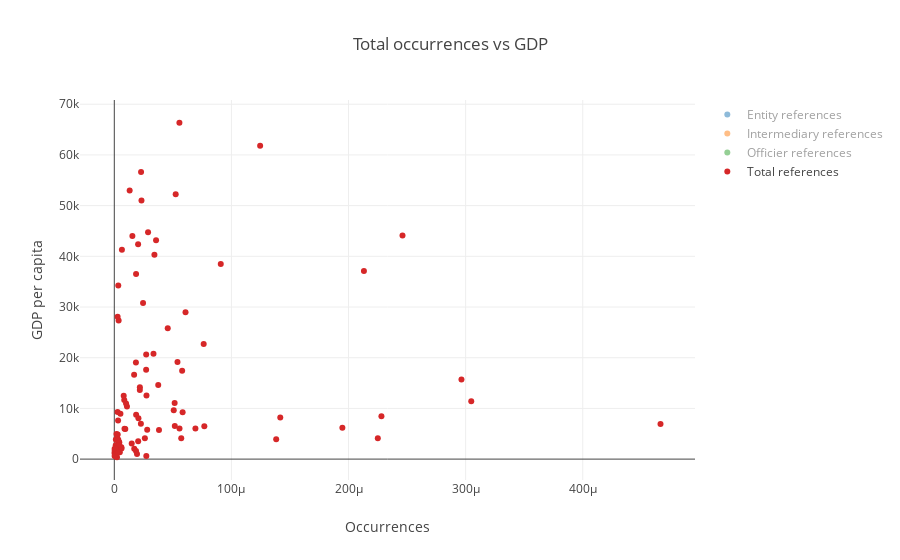

Notebook source saved alongside this figure:
### Markdown cell above
We'll now plot the same plot without the outliers.

### Code cell
data = list(map(lambda d: remove_outliers(d, 'Value', 'counts_normalized'), gdp_data))
plot_all_entity(data, 'counts_normalized', 'Value', nodes_types_desc, 3, 'Total occurrences vs GDP', 'Occurrences', 'GDP per capita', 'scatter_gdp_count_outlier.html')

### Figure 1 — Plotly figure (JSON) as saved in the notebook; plotly's stock layout.template omitted (floating-point values rounded to 4 significant figures; data arrays with more than 128 entries replaced by an {"elided": "..."} marker saying what was removed)
{"data": [{"mode": "markers", "name": "Entity references", "text": ["Angola", "Albania", "Argentina", "Australia", "Austria", "Azerbaijan", "Belgium", "Bangladesh", "Bulgaria", "Bahrain", "Belarus", "Bolivia", "Brazil", "Barbados", "Brunei", "Botswana", "Central African Republic", "Canada", "Chile", "China", "Côte d'Ivoire", "Cameroon", "Colombia", "Cuba", "Czech Republic", "Germany", "Djibouti", "Denmark", "Dominican Republic", "Ecuador", "Egypt", "Spain", "Finland", "France", "United Kingdom", "Georgia", "Ghana", "Greece", "Guatemala", "Honduras", "Croatia", "Haiti", "Hungary", "Indonesia", "India", "Ireland", "Iran", "Iceland", "Israel", "Italy", "Jamaica", "Japan", "Kazakhstan", "Kenya", "South Korea", "Kuwait", "Lebanon", "Liberia", "Libya", "Saint Lucia", "Sri Lanka", "Lesotho", "Lithuania", "Morocco", "Moldova", "Mexico", "Macedonia", "Mali", "Montenegro", "Mozambique", "Malawi", "Malaysia", "Namibia", "Nigeria", "Nicaragua", "Netherlands", "Nauru", "New Zealand", "Oman", "Pakistan", "Peru", "Philippines", "Poland", "Puerto Rico", "Portugal", "Paraguay", "Romania", "Russia", "Saudi Arabia", "Sudan", "Senegal", "El Salvador", "Slovakia", "Slovenia", "Sweden", "Sint Maarten (Dutch part)", "Syria", "Chad", "Thailand", "Trinidad and Tobago", "Tunisia", "Turkey", "Tanzania", "Tanzania", "Uganda", "Ukraine", "United States", "Uzbekistan", "Saint Vincent and the Grenadines", "Venezuela", "Viet Nam", "Vanuatu", "Yemen", "South Africa", "Zambia", "Zimbabwe"], "type": "scatter", "uid": "7d1edda6-cb30-4887-b283-2e74386e5979", "visible": "legendonly", "x": [3.715e-07, 6.923e-07, 6.282e-06, 3.999e-06, 2.808e-06, 8.39e-07, 5.264e-06, 1.255e-08, 6.921e-06, 9.728e-06, 1.689e-06, 8.994e-06, 6.851e-06, 0.00012, 2.429e-06, 2.767e-06, 2.215e-07, 9.765e-06, 7.948e-06, 2.355e-06, 9.32e-07, 4.496e-08, 3.879e-05, 9.616e-07, 3.23e-06, 2.136e-06, 1.096e-06, 2.481e-06, 4.67e-05, 0.0001165, 4.139e-07, 2.509e-05, 1.19e-05, 4.298e-06, 0.0001489, 2.683e-07, 1.113e-07, 2.038e-05, 7.743e-05, 2.724e-06, 7.078e-07, 7.567e-07, 9.122e-06, 1.097e-07, 1.623e-08, 6.913e-05, 5.101e-08, 4.582e-05, 8.07e-05, 5.692e-06, 1.398e-06, 1.886e-07, 2.314e-07, 5.432e-07, 1.576e-07, 1.586e-05, 8.673e-05, 2.278e-07, 3.224e-07, 2.267e-05, 1.444e-07, 4.66e-07, 1.125e-05, 1.195e-06, 5.624e-07, 5.233e-07, 9.627e-07, 4.716e-07, 2.091e-05, 1.102e-07, 5.859e-08, 1.191e-06, 8.435e-07, 1.19e-07, 1.995e-06, 1.05e-05, 8.437e-05, 1.619e-05, 5.049e-07, 1.617e-08, 1.679e-06, 3.996e-07, 4.157e-06, 2.829e-07, 2.336e-05, 1.938e-05, 3.516e-07, 2.918e-05, 3.444e-06, 2.65e-08, 2.062e-07, 3.725e-05, 1.845e-07, 1.018e-05, 5.672e-06, 2.654e-05, 2.083e-07, 8.106e-07, 1.408e-05, 4.43e-06, 3.589e-07, 1.311e-06, 5.743e-08, 5.743e-08, 2.575e-08, 6.052e-06, 9.623e-06, 1.626e-07, 5.487e-05, 2.437e-05, 7.564e-08, 1.545e-05, 3.81e-08, 1.98e-06, 1.28e-07, 5.191e-07], "y": [4133.0, 3877.0, 14600.0, 52240.0, 44020.0, 5519.0, 40330.0, 1206.0, 6994.0, 22690.0, 5952.0, 3077.0, 8757.0, 15700.0, 30970.0, 6521.0, 359.1, 43190.0, 13650.0, 8036.0, 1421.0, 1354.0, 6045.0, 7609.0, 17620.0, 41310.0, 1873.0, 52960.0, 6468.0, 6205.0, 3388.0, 25820.0, 42400.0, 36500.0, 44120.0, 3541.0, 1354.0, 17430.0, 3924.0, 2326.0, 11670.0, 780.0, 12560.0, 3336.0, 1629.0, 61830.0, 4958.0, 51240.0, 37090.0, 30790.0, 4940.0, 34220.0, 10390.0, 1350.0, 27330.0, 28980.0, 8452.0, 593.1, 5993.0, 8184.0, 3892.0, 1074.0, 14160.0, 2907.0, 1602.0, 9291.0, 4840.0, 746.4, 6400.0, 528.3, 365.9, 9644.0, 4770.0, 2730.0, 2096.0, 44750.0, 7955.0, 38490.0, 16630.0, 1413.0, 6030.0, 2878.0, 12470.0, 28080.0, 19140.0, 4109.0, 8931.0, 9218.0, 20650.0, 2058.0, 913.2, 4127.0, 16090.0, 20760.0, 51000.0, 27520.0, 1515.0, 834.8, 5815.0, 19060.0, 3815.0, 10980.0, 870.4, 794.7, 627.9, 2038.0, 56640.0, 2176.0, 6912.0, 11050.0, 2065.0, 2899.0, 999.4, 5741.0, 1319.0, 1019.0]}, {"mode": "markers", "name": "Intermediary references", "text": ["Angola", "United Arab Emirates", "Argentina", "Australia", "Austria", "Belgium", "Bangladesh", "Bulgaria", "Bahrain", "Belarus", "Bolivia", "Brazil", "Botswana", "Canada", "Chile", "China", "Côte d'Ivoire", "Colombia", "Cuba", "Curaçao", "Czech Republic", "Germany", "Djibouti", "Denmark", "Dominican Republic", "Ecuador", "Egypt", "Spain", "Estonia", "Finland", "France", "United Kingdom", "Georgia", "Ghana", "Greece", "Honduras", "Croatia", "Hungary", "Indonesia", "India", "Ireland", "Iran", "Iceland", "Israel", "Italy", "Jordan", "Japan", "Kazakhstan", "Kenya", "South Korea", "Kuwait", "Lebanon", "Liberia", "Libya", "Saint Lucia", "Sri Lanka", "Lesotho", "Lithuania", "Latvia", "Morocco", "Moldova", "Mexico", "Macedonia", "Mozambique", "Malawi", "Malaysia", "Nigeria", "Nicaragua", "Netherlands", "New Zealand", "Oman", "Pakistan", "Peru", "Philippines", "Poland", "Puerto Rico", "Portugal", "Paraguay", "Qatar", "Romania", "Russia", "Saudi Arabia", "Sudan", "Singapore", "El Salvador", "Slovenia", "Sweden", "Syria", "Thailand", "Trinidad and Tobago", "Tunisia", "Turkey", "Tanzania", "Tanzania", "Uganda", "Ukraine", "United States", "Saint Vincent and the Grenadines", "Venezuela", "Viet Nam", "Vanuatu", "South Africa", "Zambia", "Zimbabwe"], "type": "scatter", "uid": "4066b931-9e4d-4332-bfbe-4af06fccd1c1", "visible": "legendonly", "x": [3.715e-08, 1.466e-05, 2.071e-06, 1.659e-06, 1.872e-06, 3.122e-06, 6.273e-09, 9.69e-07, 8.231e-06, 2.111e-07, 1.799e-06, 1.954e-06, 9.223e-07, 2.702e-06, 3.69e-06, 1.854e-07, 4.438e-08, 4.75e-06, 6.119e-07, 1.283e-05, 9.501e-07, 8.273e-07, 1.096e-06, 1.595e-06, 5.766e-06, 2.031e-05, 2.069e-07, 4.174e-06, 6.846e-06, 2.197e-06, 1.478e-06, 2.116e-05, 2.683e-07, 7.418e-08, 6.243e-06, 1.135e-06, 7.078e-07, 1.115e-06, 5.487e-08, 3.864e-09, 7.729e-06, 1.275e-08, 2.138e-05, 1.607e-05, 8.061e-07, 1.476e-06, 1.021e-07, 5.784e-08, 2.607e-07, 9.853e-08, 3.966e-06, 7.496e-06, 2.278e-07, 1.612e-07, 1.7e-05, 1.444e-07, 4.66e-07, 6.82e-07, 5.517e-06, 5.828e-08, 2.812e-07, 2.576e-07, 9.627e-07, 1.102e-07, 5.859e-08, 4.962e-07, 4.534e-08, 1.663e-06, 2.905e-06, 4.213e-06, 2.525e-07, 1.617e-08, 7.103e-07, 1.498e-07, 3.157e-07, 2.829e-07, 3.077e-06, 1.374e-06, 2.948e-06, 2.009e-07, 5.076e-07, 1.105e-06, 2.65e-08, 1.042e-05, 4.776e-06, 1.94e-06, 2.269e-06, 2.083e-07, 2.689e-06, 2.215e-06, 2.692e-07, 2.337e-07, 3.829e-08, 3.829e-08, 2.575e-08, 2.872e-07, 1.893e-06, 9.144e-06, 5.856e-06, 6.483e-08, 7.726e-06, 1.027e-06, 1.28e-07, 3.244e-07], "y": [4133.0, 39120.0, 14600.0, 52240.0, 44020.0, 40330.0, 1206.0, 6994.0, 22690.0, 5952.0, 3077.0, 8757.0, 6521.0, 43190.0, 13650.0, 8036.0, 1421.0, 6045.0, 7609.0, 19950.0, 17620.0, 41310.0, 1873.0, 52960.0, 6468.0, 6205.0, 3388.0, 25820.0, 17160.0, 42400.0, 36500.0, 44120.0, 3541.0, 1354.0, 17430.0, 2326.0, 11670.0, 12560.0, 3336.0, 1629.0, 61830.0, 4958.0, 51240.0, 37090.0, 30790.0, 4096.0, 34220.0, 10390.0, 1350.0, 27330.0, 28980.0, 8452.0, 593.1, 5993.0, 8184.0, 3892.0, 1074.0, 14160.0, 13550.0, 2907.0, 1602.0, 9291.0, 4840.0, 528.3, 365.9, 9644.0, 2730.0, 2096.0, 44750.0, 38490.0, 16630.0, 1413.0, 6030.0, 2878.0, 12470.0, 28080.0, 19140.0, 4109.0, 66350.0, 8931.0, 9218.0, 20650.0, 2058.0, 53630.0, 4127.0, 20760.0, 51000.0, 1515.0, 5815.0, 19060.0, 3815.0, 10980.0, 870.4, 794.7, 627.9, 2038.0, 56640.0, 6912.0, 11050.0, 2065.0, 2899.0, 5741.0, 1319.0, 1019.0]}, {"mode": "markers", "name": "Officier references", "text": {"elided": "146 str values"}, "type": "scatter", "uid": "a5e3947f-f91e-4d5f-a042-6c8ee6a6218e", "visible": "legendonly", "x": {"elided": "146 float values"}, "y": {"elided": "146 float values"}}, {"mode": "markers", "name": "Total references", "text": ["Angola", "Argentina", "Australia", "Austria", "Belgium", "Bangladesh", "Bulgaria", "Bahrain", "Belarus", "Bolivia", "Brazil", "Barbados", "Botswana", "Canada", "Chile", "China", "Côte d'Ivoire", "Colombia", "Costa Rica", "Cuba", "Czech Republic", "Germany", "Djibouti", "Denmark", "Dominican Republic", "Ecuador", "Egypt", "Spain", "Finland", "France", "United Kingdom", "Georgia", "Ghana", "Greece", "Guatemala", "Honduras", "Croatia", "Hungary", "Indonesia", "India", "Ireland", "Iran", "Israel", "Italy", "Jordan", "Japan", "Kazakhstan", "Kenya", "South Korea", "Kuwait", "Lebanon", "Liberia", "Libya", "Saint Lucia", "Sri Lanka", "Lithuania", "Morocco", "Moldova", "Mexico", "Macedonia", "Mozambique", "Malawi", "Malaysia", "Nigeria", "Nicaragua", "Netherlands", "New Zealand", "Oman", "Pakistan", "Peru", "Philippines", "Poland", "Puerto Rico", "Portugal", "Paraguay", "Qatar", "Romania", "Russia", "Saudi Arabia", "Sudan", "El Salvador", "Slovenia", "Sweden", "Syria", "Thailand", "Trinidad and Tobago", "Tunisia", "Turkey", "Tanzania", "Tanzania", "Uganda", "Ukraine", "United States", "Saint Vincent and the Grenadines", "Venezuela", "Viet Nam", "South Africa", "Zambia", "Zimbabwe"], "type": "scatter", "uid": "e983ddc2-7097-44a2-b34e-ecff4247be2c", "visible": true, "x": [2.526e-06, 3.75e-05, 5.242e-05, 1.545e-05, 3.426e-05, 1.694e-07, 2.27e-05, 7.632e-05, 9.394e-06, 1.486e-05, 1.864e-05, 0.0002964, 5.165e-05, 3.565e-05, 2.18e-05, 2.06e-05, 2.352e-06, 6.926e-05, 0.0003048, 3.234e-06, 2.717e-05, 6.495e-06, 4.385e-06, 1.311e-05, 7.688e-05, 0.0001947, 3.79e-06, 4.563e-05, 2.032e-05, 1.858e-05, 0.0002461, 2.039e-05, 1.446e-06, 5.793e-05, 0.0001382, 6.016e-06, 8.494e-06, 2.747e-05, 4.233e-06, 3.339e-07, 0.0001245, 1.875e-06, 0.0002131, 2.454e-05, 0.000225, 3.386e-06, 1.082e-05, 4.715e-06, 3.705e-06, 6.081e-05, 0.0002281, 2.733e-05, 8.704e-06, 0.0001417, 1.348e-06, 2.183e-05, 3.118e-06, 1.856e-05, 2.761e-06, 2.888e-06, 1.249e-06, 2.285e-06, 5.075e-05, 1.23e-06, 6.152e-06, 2.882e-05, 9.092e-05, 1.692e-05, 1.218e-06, 5.566e-05, 4.236e-06, 8.024e-06, 2.829e-06, 5.394e-05, 2.61e-05, 5.559e-05, 5.224e-06, 5.833e-05, 2.723e-05, 2.915e-07, 5.715e-05, 3.346e-05, 2.321e-05, 3.385e-06, 2.808e-05, 1.846e-05, 3.41e-06, 1.005e-05, 9.764e-07, 9.764e-07, 2.575e-07, 1.703e-05, 2.285e-05, 0.0004664, 5.153e-05, 1.21e-06, 3.816e-05, 3.265e-06, 1.94e-05], "y": [4133.0, 14600.0, 52240.0, 44020.0, 40330.0, 1206.0, 6994.0, 22690.0, 5952.0, 3077.0, 8757.0, 15700.0, 6521.0, 43190.0, 13650.0, 8036.0, 1421.0, 6045.0, 11410.0, 7609.0, 17620.0, 41310.0, 1873.0, 52960.0, 6468.0, 6205.0, 3388.0, 25820.0, 42400.0, 36500.0, 44120.0, 3541.0, 1354.0, 17430.0, 3924.0, 2326.0, 11670.0, 12560.0, 3336.0, 1629.0, 61830.0, 4958.0, 37090.0, 30790.0, 4096.0, 34220.0, 10390.0, 1350.0, 27330.0, 28980.0, 8452.0, 593.1, 5993.0, 8184.0, 3892.0, 14160.0, 2907.0, 1602.0, 9291.0, 4840.0, 528.3, 365.9, 9644.0, 2730.0, 2096.0, 44750.0, 38490.0, 16630.0, 1413.0, 6030.0, 2878.0, 12470.0, 28080.0, 19140.0, 4109.0, 66350.0, 8931.0, 9218.0, 20650.0, 2058.0, 4127.0, 20760.0, 51000.0, 1515.0, 5815.0, 19060.0, 3815.0, 10980.0, 870.4, 794.7, 627.9, 2038.0, 56640.0, 6912.0, 11050.0, 2065.0, 5741.0, 1319.0, 1019.0]}], "layout": {"hovermode": "closest", "title": "Total occurrences vs GDP", "xaxis": {"title": "Occurrences"}, "yaxis": {"title": "GDP per capita"}}}
